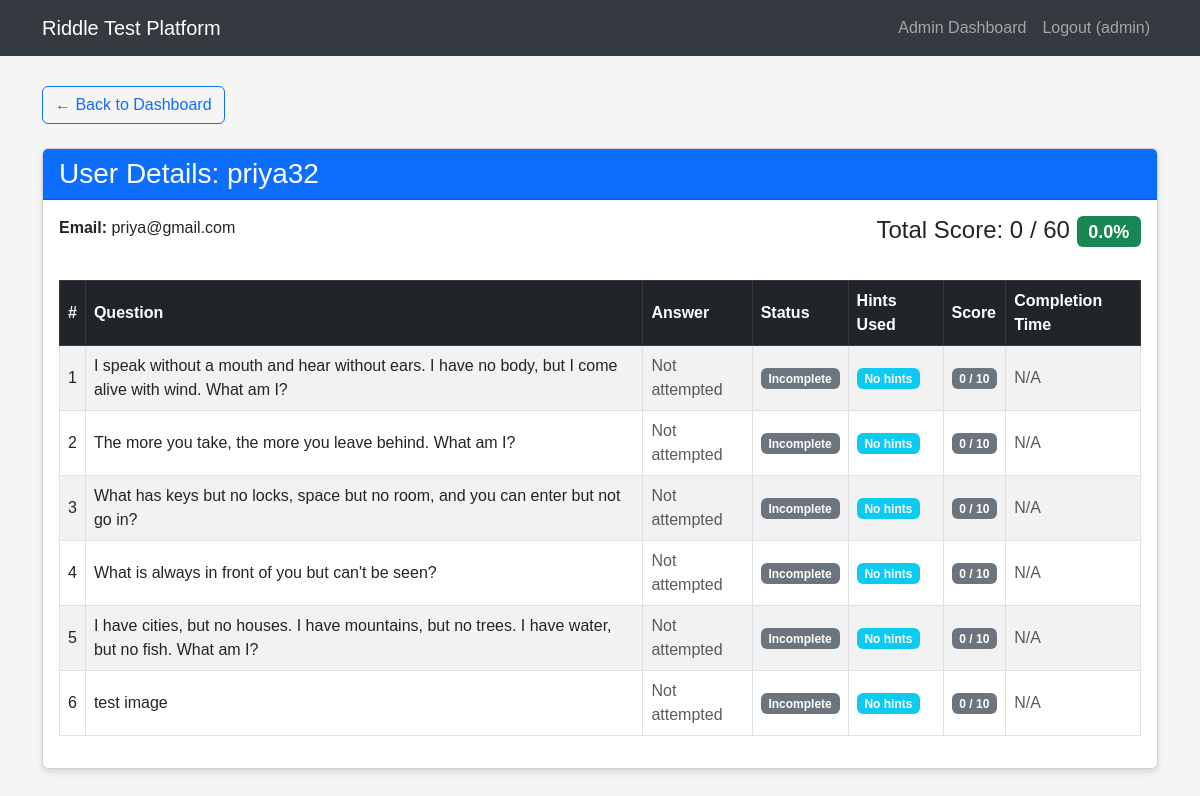
Page /admin/user_detail/5 (signed in) on the earlier database version.
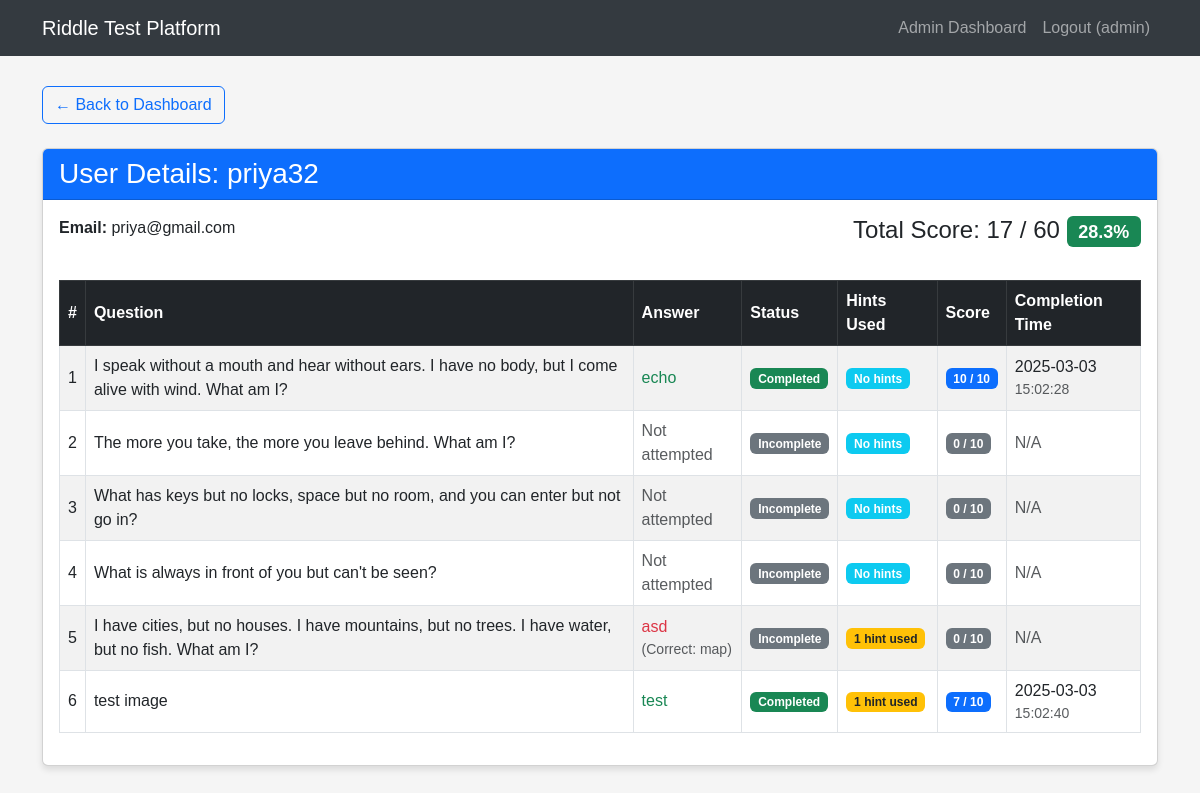
Same page on the later database version.
### tables this page shows
CREATE TABLE users (
            id INTEGER PRIMARY KEY AUTOINCREMENT,
            username TEXT NOT NULL UNIQUE,
            email TEXT NOT NULL,
            password TEXT NOT NULL,
            is_admin INTEGER DEFAULT 0
        , test_completed INTEGER DEFAULT 0);

CREATE TABLE user_progress (
            id INTEGER PRIMARY KEY AUTOINCREMENT,
            user_id INTEGER NOT NULL,
            riddle_id INTEGER NOT NULL,
            score INTEGER DEFAULT 10,
            completed INTEGER DEFAULT 0,
            hint1_used INTEGER DEFAULT 0,
            hint2_used INTEGER DEFAULT 0,
            hint3_used INTEGER DEFAULT 0,
            answer_attempt TEXT,
            completion_time TIMESTAMP, warnings INTEGER DEFAULT 0,
            FOREIGN KEY (user_id) REFERENCES users (id),
            FOREIGN KEY (riddle_id) REFERENCES riddles (id),
            UNIQUE(user_id, riddle_id)
        );

CREATE TABLE riddles (
            id INTEGER PRIMARY KEY AUTOINCREMENT,
            question TEXT NOT NULL,
            answer TEXT NOT NULL,
            hint1 TEXT NOT NULL,
            hint2 TEXT NOT NULL,
            hint3 TEXT NOT NULL
        , image TEXT);

### app.py (the view)
@app.route('/admin/user_detail/<int:user_id>')
def user_detail(user_id):
    if 'user_id' not in session or not session.get('is_admin'):
        flash('Unauthorized access.')
        return redirect(url_for('login'))
    conn = sqlite3.connect('riddle_test.db')
    c = conn.cursor()
    c.execute("SELECT username, email FROM users WHERE id = ?", (user_id,))
    user_info = c.fetchone()
    if not user_info:
        conn.close()
        flash('User not found.')
        return redirect(url_for('admin_dashboard'))
    c.execute('''
        SELECT r.id, r.question, r.answer, up.score, up.completed,
               up.hint1_used, up.hint2_used, up.hint3_used, up.answer_attempt, up.completion_time
        FROM riddles r
        JOIN user_progress up ON r.id = up.riddle_id
        WHERE up.user_id = ?
        ORDER BY r.id
    ''', (user_id,))
    results_data = c.fetchall()
    c.execute('''
        SELECT SUM(score)
        FROM user_progress
        WHERE user_id = ? AND completed = 1
    ''', (user_id,))
    total_score = c.fetchone()[0] or 0
    c.execute("SELECT COUNT(*) * 10 FROM riddles")
    max_possible = c.fetchone()[0]
    percentage_score = int((total_score / max_possible * 100)) if max_possible > 0 else 0
    conn.close()
    user = {
        'id': user_id,
        'username': user_info[0],
        'email': user_info[1]
    }
    results = []
    for result in results_data:
        results.append({
            'id': result[0],
            'question': result[1],
            'correct_answer': result[2],
            'score': result[3],
            'completed': result[4],
            'hint1_used': result[5],
            'hint2_used': result[6],
            'hint3_used': result[7],
            'answer_attempt': result[8],
            'completion_time': result[9]
        })
    return render_template('user_detail.html',
                           user=user,
                           results=results,
                           total_score=total_score,
                           max_possible=max_possible,
                           percentage_score=percentage_score)

### templates/user_detail.html
{% extends 'base.html' %} {% block content %}
<div class="row">
  <div class="col-12 mb-4">
    <a href="{{ url_for('admin_dashboard') }}" class="btn btn-outline-primary">
      &larr; Back to Dashboard
    </a>
  </div>
</div>
<div class="row">
  <div class="col-12">
    <div class="card mb-4">
      <div class="card-header bg-primary text-white">
        <h3 class="card-title mb-0">User Details: {{ user.username }}</h3>
      </div>
      <div class="card-body">
        <div class="row mb-4">
          <div class="col-md-6">
            <p><strong>Email:</strong> {{ user.email }}</p>
          </div>
          <div class="col-md-6 text-md-end">
            <h4>
              Total Score: {{ total_score }} / {{ max_possible }}
              <span class="badge bg-success"
                >{{ "{:.1f}%".format(total_score / max_possible * 100) if
                max_possible > 0 else "0%" }}</span
              >
            </h4>
          </div>
        </div>
        <div class="table-responsive">
          <table class="table table-striped table-bordered results-table">
            <thead class="table-dark">
              <tr>
                <th>#</th>
                <th>Question</th>
                <th>Answer</th>
                <th>Status</th>
                <th>Hints Used</th>
                <th>Score</th>
                <th>Completion Time</th>
              </tr>
            </thead>
            <tbody>
              {% for result in results %}
              <tr>
                <td>{{ loop.index }}</td>
                <td>{{ result.question }}</td>
                <td>
                  {% if result.completed %}
                  <span class="text-success">{{ result.answer_attempt }}</span>
                  {% elif result.answer_attempt %}
                  <span class="text-danger">{{ result.answer_attempt }}</span>
                  <small class="d-block text-muted"
                    >(Correct: {{ result.correct_answer }})</small
                  >
                  {% else %}
                  <span class="text-muted">Not attempted</span>
                  {% endif %}
                </td>
                <td>
                  {% if result.completed %}
                  <span class="badge bg-success">Completed</span>
                  {% else %}
                  <span class="badge bg-secondary">Incomplete</span>
                  {% endif %}
                </td>
                <td>
                  {% set hints_used = (result.hint1_used or 0) +
                  (result.hint2_used or 0) + (result.hint3_used or 0) %} {% if
                  hints_used > 0 %}
                  <span class="badge bg-warning text-dark"
                    >{{ hints_used }} hint{% if hints_used > 1 %}s{% endif %}
                    used</span
                  >
                  {% else %}
                  <span class="badge bg-info">No hints</span>
                  {% endif %}
                </td>
                <td>
                  {% if result.completed %}
                  <span class="badge bg-primary">{{ result.score }} / 10</span>
                  {% else %}
                  <span class="badge bg-secondary">0 / 10</span>
                  {% endif %}
                </td>
                <td>
                  {% if result.completion_time %} {{
                  result.completion_time.split('T')[0] }}
                  <small class="d-block text-muted"
                    >{{ result.completion_time.split('T')[1].split('.')[0]
                    }}</small
                  >
                  {% else %}
                  <span class="text-muted">N/A</span>
                  {% endif %}
                </td>
              </tr>
              {% endfor %}
            </tbody>
          </table>
        </div>
      </div>
    </div>
  </div>
</div>
{% endblock %}

### templates/base.html (shortened to what this page needs)
<!DOCTYPE html>
<html lang="en">
  <head>
    <link
      href="https://cdn.jsdelivr.net/npm/bootstrap@5.3.0-alpha1/dist/css/bootstrap.min.css"
      rel="stylesheet"
    />
  </head>
  <body>
    <nav class="navbar navbar-expand-lg navbar-dark">
      <div class="container">
        <a class="navbar-brand" href="/">Riddle Test Platform</a>
        <div class="collapse navbar-collapse" id="navbarNav">
          <ul class="navbar-nav ms-auto">
            {% if session.get('user_id') %} {% if session.get('is_admin') %}
            <li class="nav-item">
              <a class="nav-link" href="{{ url_for('admin_dashboard') }}"
                >Admin Dashboard</a
              >
            </li>
            {% endif %}
            <li class="nav-item">
              <a class="nav-link" href="{{ url_for('logout') }}"
                >Logout ({{ session.get('username') }})</a
              >
            </li>
            {% endif %}
          </ul>
        </div>
      </div>
    </nav>
    <div class="container">
       {% block content %}{% endblock %}
    </div>
  </body>
</html>

### templates/base.html (style rules this page uses)
body { font-family: "Arial", sans-serif; background-color: #f5f5f5; padding-bottom: 50px; }
.navbar { background-color: #343a40; margin-bottom: 30px; }
.card { margin-bottom: 20px; box-shadow: 0 4px 6px rgba(0, 0, 0, 0.1); }
.results-table th, .results-table td { vertical-align: middle; }

Differences in the rows shown:
changed user_progress: answer_attempt (not shown) → "echo"; score (not shown) → "10"; completion_time (not shown) → "2025-03-03"; completion_time (not shown) → "15:02:28"; completed "Not attempted Incomplete 0 / 10" → "Completed / 10"; no longer shows "N/A"
changed user_progress: answer_attempt (not shown) → "asd"; correct_answer (not shown) → "map"; hint2_used (not shown) → "1"; text "Not attempted No hints" → "hint used"
changed user_progress "test image": answer_attempt (not shown) → "test"; hints_used (not shown) → "1"; score (not shown) → "7"; completion_time (not shown) → "2025-03-03"; completion_time (not shown) → "15:02:40"; completed "Not attempted Incomplete 0 / 10" → "Completed / 10"; text "No hints N/A" → "hint used"
Other differences:
{{ total_score }}: "0" → "17"
text no longer shown: "0.0%"
text now shown: "28.3%"
